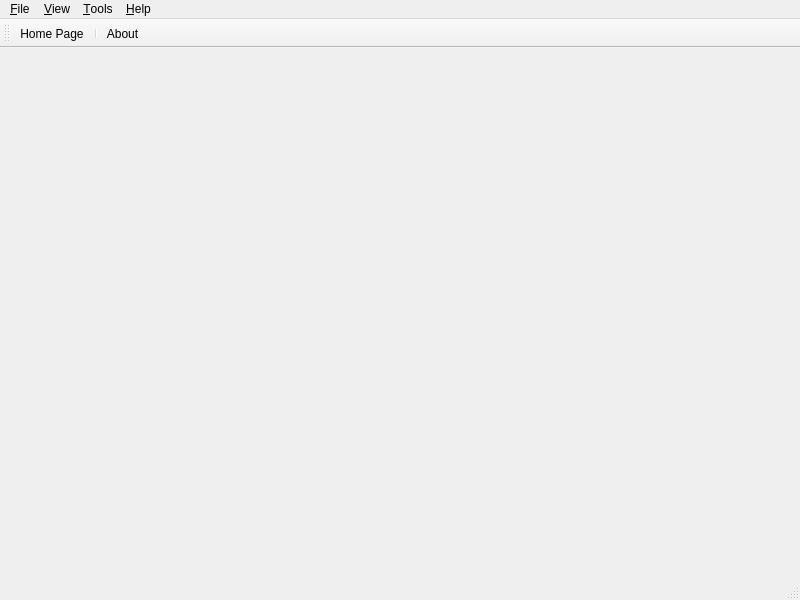
<?xml version="1.0" encoding="UTF-8"?>
<ui version="4.0">
 <class>MainWindow</class>
 <widget class="QMainWindow" name="MainWindow">
  <property name="geometry">
   <rect>
    <x>0</x>
    <y>0</y>
    <width>800</width>
    <height>600</height>
   </rect>
  </property>
  <property name="windowIcon">
   <iconset resource="../../res/ui.qrc">
    <normaloff>:/appIcon</normaloff>:/appIcon</iconset>
  </property>
  <widget class="QWidget" name="centralWidget"/>
  <widget class="QMenuBar" name="menuBar">
   <property name="geometry">
    <rect>
     <x>0</x>
     <y>0</y>
     <width>800</width>
     <height>21</height>
    </rect>
   </property>
   <widget class="QMenu" name="menuFile">
    <property name="title">
     <string>&amp;File</string>
    </property>
    <addaction name="actionExit"/>
   </widget>
   <widget class="QMenu" name="menuTools">
    <property name="title">
     <string>&amp;Tools</string>
    </property>
    <widget class="QMenu" name="menuLanguage">
     <property name="title">
      <string>&amp;Language</string>
     </property>
     <property name="icon">
      <iconset resource="../../res/ui.qrc">
       <normaloff>:/oxygen/categories/applications-education-language.png</normaloff>:/oxygen/categories/applications-education-language.png</iconset>
     </property>
     <addaction name="actionSystem"/>
     <addaction name="separator"/>
     <addaction name="actionEnglish"/>
     <addaction name="actionFrench"/>
    </widget>
    <addaction name="menuLanguage"/>
    <addaction name="separator"/>
    <addaction name="actionPreferences"/>
    <addaction name="separator"/>
    <addaction name="actionResetAll"/>
   </widget>
   <widget class="QMenu" name="menuHelp">
    <property name="title">
     <string>&amp;Help</string>
    </property>
    <addaction name="actionHomePage"/>
    <addaction name="separator"/>
    <addaction name="actionAbout"/>
   </widget>
   <widget class="QMenu" name="menuView">
    <property name="title">
     <string>&amp;View</string>
    </property>
    <widget class="QMenu" name="menuToolbars">
     <property name="title">
      <string>&amp;Toolbars</string>
     </property>
     <property name="icon">
      <iconset resource="../../res/ui.qrc">
       <normaloff>:/oxygen/actions/configure-toolbars.png</normaloff>:/oxygen/actions/configure-toolbars.png</iconset>
     </property>
     <addaction name="actionHelpToolbar"/>
    </widget>
    <addaction name="menuToolbars"/>
    <addaction name="actionStatusBar"/>
    <addaction name="separator"/>
    <addaction name="actionFullScreen"/>
   </widget>
   <addaction name="menuFile"/>
   <addaction name="menuView"/>
   <addaction name="menuTools"/>
   <addaction name="menuHelp"/>
  </widget>
  <widget class="QToolBar" name="helpToolbar">
   <property name="windowTitle">
    <string>Help Toolbar</string>
   </property>
   <property name="iconSize">
    <size>
     <width>24</width>
     <height>24</height>
    </size>
   </property>
   <attribute name="toolBarArea">
    <enum>TopToolBarArea</enum>
   </attribute>
   <attribute name="toolBarBreak">
    <bool>false</bool>
   </attribute>
   <addaction name="actionHomePage"/>
   <addaction name="separator"/>
   <addaction name="actionAbout"/>
  </widget>
  <widget class="QStatusBar" name="statusBar"/>
  <action name="actionExit">
   <property name="icon">
    <iconset resource="../../res/ui.qrc">
     <normaloff>:/oxygen/actions/application-exit.png</normaloff>:/oxygen/actions/application-exit.png</iconset>
   </property>
   <property name="text">
    <string>&amp;Exit</string>
   </property>
   <property name="statusTip">
    <string>Exit OpenCOR</string>
   </property>
   <property name="shortcut">
    <string>Ctrl+Q</string>
   </property>
   <property name="iconVisibleInMenu">
    <bool>true</bool>
   </property>
  </action>
  <action name="actionEnglish">
   <property name="checkable">
    <bool>true</bool>
   </property>
   <property name="icon">
    <iconset resource="../../res/ui.qrc">
     <normaloff>:/flags/en.png</normaloff>:/flags/en.png</iconset>
   </property>
   <property name="text">
    <string>&amp;English</string>
   </property>
   <property name="statusTip">
    <string>Select English as the language used by OpenCOR</string>
   </property>
   <property name="iconVisibleInMenu">
    <bool>true</bool>
   </property>
  </action>
  <action name="actionFrench">
   <property name="checkable">
    <bool>true</bool>
   </property>
   <property name="icon">
    <iconset resource="../../res/ui.qrc">
     <normaloff>:/flags/fr.png</normaloff>:/flags/fr.png</iconset>
   </property>
   <property name="text">
    <string>&amp;French</string>
   </property>
   <property name="statusTip">
    <string>Select French as the language used by OpenCOR</string>
   </property>
   <property name="iconVisibleInMenu">
    <bool>true</bool>
   </property>
  </action>
  <action name="actionHomePage">
   <property name="icon">
    <iconset resource="../../res/ui.qrc">
     <normaloff>:/oxygen/categories/applications-internet.png</normaloff>:/oxygen/categories/applications-internet.png</iconset>
   </property>
   <property name="text">
    <string>Home &amp;Page</string>
   </property>
   <property name="statusTip">
    <string>Look up the OpenCOR home page</string>
   </property>
   <property name="iconVisibleInMenu">
    <bool>true</bool>
   </property>
  </action>
  <action name="actionAbout">
   <property name="icon">
    <iconset resource="../../res/ui.qrc">
     <normaloff>:/oxygen/actions/help-about.png</normaloff>:/oxygen/actions/help-about.png</iconset>
   </property>
   <property name="text">
    <string>&amp;About...</string>
   </property>
   <property name="statusTip">
    <string>Some general information about OpenCOR</string>
   </property>
   <property name="iconVisibleInMenu">
    <bool>true</bool>
   </property>
  </action>
  <action name="actionResetAll">
   <property name="icon">
    <iconset resource="../../res/ui.qrc">
     <normaloff>:/oxygen/actions/system-reboot.png</normaloff>:/oxygen/actions/system-reboot.png</iconset>
   </property>
   <property name="text">
    <string>&amp;Reset All</string>
   </property>
   <property name="statusTip">
    <string>Reset all the user settings</string>
   </property>
   <property name="iconVisibleInMenu">
    <bool>true</bool>
   </property>
  </action>
  <action name="actionHelpToolbar">
   <property name="checkable">
    <bool>true</bool>
   </property>
   <property name="text">
    <string>&amp;Help</string>
   </property>
   <property name="statusTip">
    <string>Show/hide the Help toolbar</string>
   </property>
  </action>
  <action name="actionSystem">
   <property name="checkable">
    <bool>true</bool>
   </property>
   <property name="text">
    <string>&amp;System</string>
   </property>
   <property name="statusTip">
    <string>Select the system's language as the language used by OpenCOR</string>
   </property>
  </action>
  <action name="actionFullScreen">
   <property name="checkable">
    <bool>true</bool>
   </property>
   <property name="icon">
    <iconset resource="../../res/ui.qrc">
     <normaloff>:/oxygen/actions/view-fullscreen.png</normaloff>:/oxygen/actions/view-fullscreen.png</iconset>
   </property>
   <property name="text">
    <string>&amp;Full Screen</string>
   </property>
   <property name="statusTip">
    <string>Switch to / back from full screen mode</string>
   </property>
   <property name="shortcut">
    <string>F11</string>
   </property>
  </action>
  <action name="actionStatusBar">
   <property name="checkable">
    <bool>true</bool>
   </property>
   <property name="text">
    <string>Status &amp;Bar</string>
   </property>
   <property name="statusTip">
    <string>Show/hide the status bar</string>
   </property>
  </action>
  <action name="actionPreferences">
   <property name="icon">
    <iconset resource="../../res/ui.qrc">
     <normaloff>:/oxygen/actions/configure.png</normaloff>:/oxygen/actions/configure.png</iconset>
   </property>
   <property name="text">
    <string>&amp;Preferences...</string>
   </property>
   <property name="statusTip">
    <string>Preferences for OpenCOR</string>
   </property>
  </action>
 </widget>
 <layoutdefault spacing="6" margin="11"/>
 <resources>
  <include location="../res/ui.qrc"/>
 </resources>
 <connections/>
</ui>
